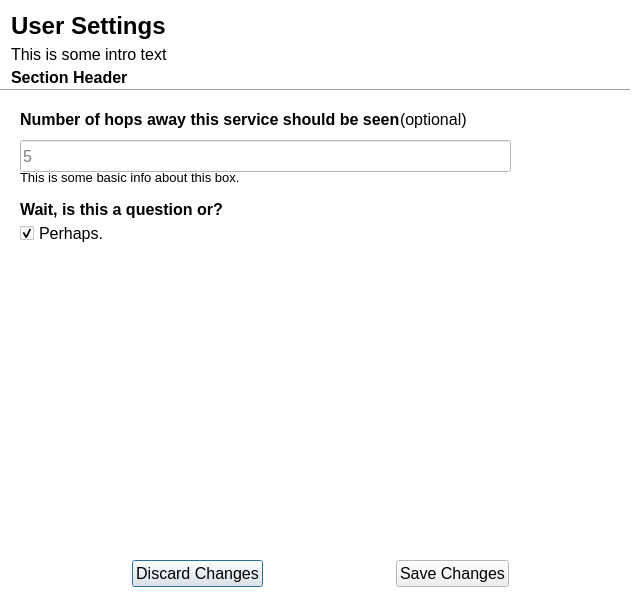
<?xml version="1.0" encoding="UTF-8"?>
<ui version="4.0">
 <class>user_settings</class>
 <widget class="QDialog" name="user_settings">
  <property name="windowModality">
   <enum>Qt::ApplicationModal</enum>
  </property>
  <property name="geometry">
   <rect>
    <x>0</x>
    <y>0</y>
    <width>640</width>
    <height>600</height>
   </rect>
  </property>
  <property name="minimumSize">
   <size>
    <width>0</width>
    <height>0</height>
   </size>
  </property>
  <property name="maximumSize">
   <size>
    <width>640</width>
    <height>16777215</height>
   </size>
  </property>
  <property name="palette">
   <palette>
    <active>
     <colorrole role="Base">
      <brush brushstyle="SolidPattern">
       <color alpha="255">
        <red>255</red>
        <green>255</green>
        <blue>255</blue>
       </color>
      </brush>
     </colorrole>
     <colorrole role="Window">
      <brush brushstyle="SolidPattern">
       <color alpha="255">
        <red>255</red>
        <green>255</green>
        <blue>255</blue>
       </color>
      </brush>
     </colorrole>
    </active>
    <inactive>
     <colorrole role="Base">
      <brush brushstyle="SolidPattern">
       <color alpha="255">
        <red>255</red>
        <green>255</green>
        <blue>255</blue>
       </color>
      </brush>
     </colorrole>
     <colorrole role="Window">
      <brush brushstyle="SolidPattern">
       <color alpha="255">
        <red>255</red>
        <green>255</green>
        <blue>255</blue>
       </color>
      </brush>
     </colorrole>
    </inactive>
    <disabled>
     <colorrole role="Base">
      <brush brushstyle="SolidPattern">
       <color alpha="255">
        <red>255</red>
        <green>255</green>
        <blue>255</blue>
       </color>
      </brush>
     </colorrole>
     <colorrole role="Window">
      <brush brushstyle="SolidPattern">
       <color alpha="255">
        <red>255</red>
        <green>255</green>
        <blue>255</blue>
       </color>
      </brush>
     </colorrole>
    </disabled>
   </palette>
  </property>
  <property name="font">
   <font>
    <pointsize>12</pointsize>
   </font>
  </property>
  <property name="windowTitle">
   <string>Commotion Error</string>
  </property>
  <widget class="Line" name="line">
   <property name="geometry">
    <rect>
     <x>0</x>
     <y>80</y>
     <width>630</width>
     <height>20</height>
    </rect>
   </property>
   <property name="orientation">
    <enum>Qt::Horizontal</enum>
   </property>
  </widget>
  <widget class="QLabel" name="section_head">
   <property name="geometry">
    <rect>
     <x>11</x>
     <y>68</y>
     <width>141</width>
     <height>24</height>
    </rect>
   </property>
   <property name="maximumSize">
    <size>
     <width>600</width>
     <height>30</height>
    </size>
   </property>
   <property name="font">
    <font>
     <weight>75</weight>
     <bold>true</bold>
    </font>
   </property>
   <property name="text">
    <string>Section Header</string>
   </property>
   <property name="alignment">
    <set>Qt::AlignLeading|Qt::AlignLeft|Qt::AlignTop</set>
   </property>
   <property name="wordWrap">
    <bool>true</bool>
   </property>
   <property name="margin">
    <number>1</number>
   </property>
  </widget>
  <widget class="QLabel" name="user_settings_head">
   <property name="geometry">
    <rect>
     <x>11</x>
     <y>11</y>
     <width>600</width>
     <height>30</height>
    </rect>
   </property>
   <property name="maximumSize">
    <size>
     <width>600</width>
     <height>30</height>
    </size>
   </property>
   <property name="font">
    <font>
     <pointsize>18</pointsize>
     <weight>75</weight>
     <bold>true</bold>
    </font>
   </property>
   <property name="text">
    <string>User Settings</string>
   </property>
   <property name="scaledContents">
    <bool>false</bool>
   </property>
   <property name="wordWrap">
    <bool>true</bool>
   </property>
   <property name="margin">
    <number>0</number>
   </property>
  </widget>
  <widget class="QLabel" name="_intro_text">
   <property name="geometry">
    <rect>
     <x>11</x>
     <y>42</y>
     <width>438</width>
     <height>24</height>
    </rect>
   </property>
   <property name="maximumSize">
    <size>
     <width>600</width>
     <height>25</height>
    </size>
   </property>
   <property name="text">
    <string>This is some intro text</string>
   </property>
   <property name="alignment">
    <set>Qt::AlignLeading|Qt::AlignLeft|Qt::AlignVCenter</set>
   </property>
   <property name="margin">
    <number>1</number>
   </property>
  </widget>
  <widget class="QWidget" name="layoutWidget">
   <property name="geometry">
    <rect>
     <x>5</x>
     <y>560</y>
     <width>631</width>
     <height>34</height>
    </rect>
   </property>
   <layout class="QHBoxLayout" name="horizontalLayout">
    <property name="sizeConstraint">
     <enum>QLayout::SetMinAndMaxSize</enum>
    </property>
    <item>
     <spacer name="horizontalSpacer">
      <property name="orientation">
       <enum>Qt::Horizontal</enum>
      </property>
      <property name="sizeHint" stdset="0">
       <size>
        <width>40</width>
        <height>20</height>
       </size>
      </property>
     </spacer>
    </item>
    <item>
     <widget class="QPushButton" name="discard_button">
      <property name="text">
       <string>Discard Changes</string>
      </property>
     </widget>
    </item>
    <item>
     <spacer name="horizontalSpacer_4">
      <property name="orientation">
       <enum>Qt::Horizontal</enum>
      </property>
      <property name="sizeType">
       <enum>QSizePolicy::Expanding</enum>
      </property>
      <property name="sizeHint" stdset="0">
       <size>
        <width>40</width>
        <height>20</height>
       </size>
      </property>
     </spacer>
    </item>
    <item>
     <widget class="QPushButton" name="save_button">
      <property name="text">
       <string>Save Changes</string>
      </property>
     </widget>
    </item>
    <item>
     <spacer name="horizontalSpacer_3">
      <property name="orientation">
       <enum>Qt::Horizontal</enum>
      </property>
      <property name="sizeHint" stdset="0">
       <size>
        <width>29</width>
        <height>20</height>
       </size>
      </property>
     </spacer>
    </item>
   </layout>
  </widget>
  <widget class="QLabel" name="subsection2">
   <property name="geometry">
    <rect>
     <x>20</x>
     <y>200</y>
     <width>381</width>
     <height>24</height>
    </rect>
   </property>
   <property name="maximumSize">
    <size>
     <width>600</width>
     <height>30</height>
    </size>
   </property>
   <property name="font">
    <font>
     <weight>75</weight>
     <bold>true</bold>
    </font>
   </property>
   <property name="text">
    <string>Wait, is this a question or?</string>
   </property>
   <property name="alignment">
    <set>Qt::AlignLeading|Qt::AlignLeft|Qt::AlignTop</set>
   </property>
   <property name="wordWrap">
    <bool>true</bool>
   </property>
   <property name="margin">
    <number>1</number>
   </property>
  </widget>
  <widget class="QCheckBox" name="app_perm">
   <property name="geometry">
    <rect>
     <x>20</x>
     <y>220</y>
     <width>541</width>
     <height>26</height>
    </rect>
   </property>
   <property name="text">
    <string>Perhaps.</string>
   </property>
   <property name="checked">
    <bool>true</bool>
   </property>
  </widget>
  <widget class="QLabel" name="optional2">
   <property name="geometry">
    <rect>
     <x>400</x>
     <y>110</y>
     <width>121</width>
     <height>24</height>
    </rect>
   </property>
   <property name="maximumSize">
    <size>
     <width>600</width>
     <height>30</height>
    </size>
   </property>
   <property name="font">
    <font>
     <weight>50</weight>
     <bold>false</bold>
    </font>
   </property>
   <property name="text">
    <string>(optional)</string>
   </property>
   <property name="alignment">
    <set>Qt::AlignLeading|Qt::AlignLeft|Qt::AlignTop</set>
   </property>
   <property name="wordWrap">
    <bool>true</bool>
   </property>
   <property name="margin">
    <number>1</number>
   </property>
  </widget>
  <widget class="QLabel" name="info_descriptor">
   <property name="geometry">
    <rect>
     <x>20</x>
     <y>170</y>
     <width>491</width>
     <height>24</height>
    </rect>
   </property>
   <property name="maximumSize">
    <size>
     <width>600</width>
     <height>30</height>
    </size>
   </property>
   <property name="font">
    <font>
     <pointsize>10</pointsize>
     <weight>50</weight>
     <italic>false</italic>
     <bold>false</bold>
    </font>
   </property>
   <property name="text">
    <string>This is some basic info about this box.</string>
   </property>
   <property name="alignment">
    <set>Qt::AlignLeading|Qt::AlignLeft|Qt::AlignTop</set>
   </property>
   <property name="wordWrap">
    <bool>true</bool>
   </property>
   <property name="margin">
    <number>1</number>
   </property>
  </widget>
  <widget class="QLabel" name="app_hops_head">
   <property name="geometry">
    <rect>
     <x>20</x>
     <y>110</y>
     <width>381</width>
     <height>24</height>
    </rect>
   </property>
   <property name="maximumSize">
    <size>
     <width>600</width>
     <height>30</height>
    </size>
   </property>
   <property name="font">
    <font>
     <weight>75</weight>
     <bold>true</bold>
    </font>
   </property>
   <property name="text">
    <string>Number of hops away this service should be seen</string>
   </property>
   <property name="alignment">
    <set>Qt::AlignLeading|Qt::AlignLeft|Qt::AlignTop</set>
   </property>
   <property name="wordWrap">
    <bool>true</bool>
   </property>
   <property name="margin">
    <number>1</number>
   </property>
  </widget>
  <widget class="QLineEdit" name="text_entry">
   <property name="geometry">
    <rect>
     <x>20</x>
     <y>140</y>
     <width>491</width>
     <height>32</height>
    </rect>
   </property>
   <property name="text">
    <string/>
   </property>
   <property name="readOnly">
    <bool>false</bool>
   </property>
   <property name="placeholderText">
    <string>5</string>
   </property>
  </widget>
  <zorder>section_head</zorder>
  <zorder>user_settings_head</zorder>
  <zorder>_intro_text</zorder>
  <zorder>layoutWidget</zorder>
  <zorder>line</zorder>
  <zorder>subsection2</zorder>
  <zorder>app_perm</zorder>
  <zorder>optional2</zorder>
  <zorder>info_descriptor</zorder>
  <zorder>app_hops_head</zorder>
  <zorder>text_entry</zorder>
 </widget>
 <resources>
  <include location="../untitled1/qml.qrc"/>
 </resources>
 <connections>
  <connection>
   <sender>discard_button</sender>
   <signal>clicked()</signal>
   <receiver>user_settings</receiver>
   <slot>close()</slot>
   <hints>
    <hint type="sourcelabel">
     <x>295</x>
     <y>485</y>
    </hint>
    <hint type="destinationlabel">
     <x>459</x>
     <y>-16</y>
    </hint>
   </hints>
  </connection>
  <connection>
   <sender>save_button</sender>
   <signal>clicked()</signal>
   <receiver>user_settings</receiver>
   <slot>close()</slot>
   <hints>
    <hint type="sourcelabel">
     <x>334</x>
     <y>489</y>
    </hint>
    <hint type="destinationlabel">
     <x>412</x>
     <y>14</y>
    </hint>
   </hints>
  </connection>
 </connections>
</ui>
